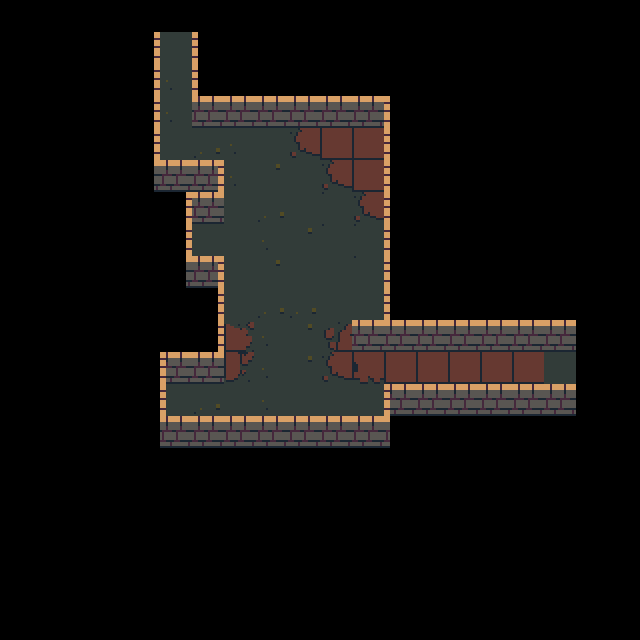

This game map was drawn from its Tiled (.tmx) file and the tilesets committed beside it. A one-line description and the full map source follow:
An orthogonal 20x20 tile map with 32x32 px tiles, 3 tile layers (death, ground, walls), 2 tilesets and 9 objects (2x connection, 2x enemy, 2x arrowSource, block, pressure, ...).

<map version="1.0" tiledversion="1.1.5" orientation="orthogonal" renderorder="right-down" width="20" height="20" tilewidth="32" tileheight="32" infinite="0" nextobjectid="73">
 <properties>
  <property name="number" value="45" />
 </properties>
 <tileset firstgid="1" source="brown.tsx" />
 <tileset firstgid="101" source="tower-tileset.tsx" />
 <layer name="death" width="20" height="20">
  <data encoding="csv">
0,0,0,0,0,0,0,0,0,0,0,0,0,0,0,0,0,0,0,0,
0,0,0,0,0,0,0,0,0,0,0,0,0,0,0,0,0,0,0,0,
0,0,0,0,0,0,0,0,0,0,0,0,0,0,0,0,0,0,0,0,
0,0,0,0,0,0,0,0,0,0,0,0,0,0,0,0,0,0,0,0,
0,0,0,0,0,0,0,0,0,0,0,0,0,0,0,0,0,0,0,0,
0,0,0,0,0,0,0,0,0,0,0,0,0,0,0,0,0,0,0,0,
0,0,0,0,0,0,0,0,0,0,0,0,0,0,0,0,0,0,0,0,
0,0,0,0,0,0,0,0,0,0,0,0,0,0,0,0,0,0,0,0,
0,0,0,0,0,0,0,0,0,0,0,0,0,0,0,0,0,0,0,0,
0,0,0,0,0,0,0,0,0,0,0,0,0,0,0,0,0,0,0,0,
0,0,0,0,0,0,0,0,0,0,0,0,0,0,0,0,0,0,0,0,
0,0,0,0,0,0,0,0,0,0,0,0,0,0,0,0,0,0,0,0,
0,0,0,0,0,0,0,0,0,0,0,0,0,0,0,0,0,0,0,0,
0,0,0,0,0,0,0,0,0,0,0,0,0,0,0,0,0,0,0,0,
0,0,0,0,0,0,0,0,0,0,0,0,0,0,0,0,0,0,0,0,
0,0,0,0,0,0,0,0,0,0,0,0,0,0,0,0,0,0,0,0,
0,0,0,0,0,0,0,0,0,0,0,0,0,0,0,0,0,0,0,0,
0,0,0,0,0,0,0,0,0,0,0,0,0,0,0,0,0,0,0,0,
0,0,0,0,0,0,0,0,0,0,0,0,0,0,0,0,0,0,0,0,
0,0,0,0,0,0,0,0,0,0,0,0,0,0,0,0,0,0,0,0
</data>
 </layer>
 <layer name="ground" width="20" height="20">
  <data encoding="csv">
0,0,0,0,0,0,0,0,0,0,0,0,0,0,0,0,0,0,0,0,
0,0,0,0,0,0,0,0,0,0,0,0,0,0,0,0,0,0,0,0,
0,0,0,0,0,28,0,0,0,0,0,0,0,0,0,0,0,0,0,0,
0,0,0,0,0,28,0,0,0,0,0,0,0,0,0,0,0,0,0,0,
0,0,0,0,0,2,27,28,2,81,72,72,0,0,0,0,0,0,0,0,
0,0,0,0,0,0,0,28,37,2,81,72,0,0,0,0,0,0,0,0,
0,0,0,0,0,0,0,2,27,2,55,81,0,0,0,0,0,0,0,0,
0,0,0,0,0,0,2,2,28,37,55,55,0,0,0,0,0,0,0,0,
0,0,0,0,0,0,0,2,37,2,2,55,0,0,0,0,0,0,0,0,
0,0,0,0,0,0,0,2,27,27,2,2,0,0,0,0,0,0,0,0,
0,0,0,0,0,0,0,63,28,37,61,0,0,0,0,0,0,0,0,0,
0,0,0,0,0,0,0,83,28,37,81,82,72,72,72,72,72,72,0,0,
0,0,0,0,0,55,27,2,28,2,2,2,0,0,0,0,0,0,0,0,
0,0,0,0,0,0,0,0,0,0,0,0,0,0,0,0,0,0,0,0,
0,0,0,0,0,0,0,0,0,0,0,0,0,0,0,0,0,0,0,0,
0,0,0,0,0,0,0,0,0,0,0,0,0,0,0,0,0,0,0,0,
0,0,0,0,0,0,0,0,0,0,0,0,0,0,0,0,0,0,0,0,
0,0,0,0,0,0,0,0,0,0,0,0,0,0,0,0,0,0,0,0,
0,0,0,0,0,0,0,0,0,0,0,0,0,0,0,0,0,0,0,0,
0,0,0,0,0,0,0,0,0,0,0,0,0,0,0,0,0,0,0,0
</data>
 </layer>
 <layer name="walls" width="20" height="20">
  <data encoding="csv">
0,0,0,0,0,0,0,0,0,0,0,0,0,0,0,0,0,0,0,0,
0,0,0,0,14,2,15,0,0,0,0,0,0,0,0,0,0,0,0,0,
0,0,0,0,14,0,15,0,0,0,0,0,0,0,0,0,0,0,0,0,
0,0,0,0,14,0,12,12,12,12,12,12,15,0,0,0,0,0,0,0,
0,0,0,0,14,0,0,0,0,0,0,0,15,0,0,0,0,0,0,0,
0,0,0,0,24,12,23,0,0,0,0,0,15,0,0,0,0,0,0,0,
0,0,0,0,0,14,12,0,0,0,0,0,15,0,0,0,0,0,0,0,
0,0,0,0,0,14,0,0,0,0,0,0,15,0,0,0,0,0,0,0,
0,0,0,0,0,24,23,0,0,0,0,0,15,0,0,0,0,0,0,0,
0,0,0,0,0,0,14,0,0,0,0,0,15,0,0,0,0,0,0,0,
0,0,0,0,0,0,14,0,0,0,0,12,12,12,12,12,12,12,0,0,
0,0,0,0,0,22,12,0,0,0,0,0,0,0,0,0,0,2,0,0,
0,0,0,0,0,15,0,0,0,0,0,0,22,12,12,12,12,12,0,0,
0,0,0,0,0,12,12,12,12,12,12,12,21,0,0,0,0,0,0,0,
0,0,0,0,0,0,0,0,0,0,0,0,0,0,0,0,0,0,0,0,
0,0,0,0,0,0,0,0,0,0,0,0,0,0,0,0,0,0,0,0,
0,0,0,0,0,0,0,0,0,0,0,0,0,0,0,0,0,0,0,0,
0,0,0,0,0,0,0,0,0,0,0,0,0,0,0,0,0,0,0,0,
0,0,0,0,0,0,0,0,0,0,0,0,0,0,0,0,0,0,0,0,
0,0,0,0,0,0,0,0,0,0,0,0,0,0,0,0,0,0,0,0
</data>
 </layer>
 <objectgroup name="objects">
  <object id="9" name="103" type="connection" x="160" y="64" width="32" height="32">
   <properties>
    <property name="dir" value="down" />
    <property name="to" value="102" />
   </properties>
  </object>
  <object id="10" name="104" type="connection" x="512" y="352" width="32" height="32">
   <properties>
    <property name="dir" value="left" />
    <property name="to" value="105" />
   </properties>
  </object>
  <object id="52" type="enemy" x="352" y="288" width="32" height="32">
   <properties>
    <property name="dir" value="left" />
   </properties>
  </object>
  <object id="67" type="block" x="288" y="160" width="32" height="32" />
  <object id="68" type="pressure" x="320" y="384" width="32" height="32">
   <properties>
    <property name="switch" value="a" />
   </properties>
  </object>
  <object id="69" type="door" x="448" y="352" width="32" height="32">
   <properties>
    <property name="isOpen" value="false" />
    <property name="switch" value="a" />
   </properties>
  </object>
  <object id="70" type="arrowSource" x="256" y="96" width="32" height="32">
   <properties>
    <property name="delay" value="3" />
    <property name="offset" value="0" />
    <property name="xdir" value="0" />
    <property name="ydir" value="-1" />
   </properties>
  </object>
  <object id="71" type="arrowSource" x="160" y="384" width="32" height="32">
   <properties>
    <property name="delay" value="1.2" />
    <property name="offset" value="0" />
    <property name="xdir" value="1" />
    <property name="ydir" value="0" />
   </properties>
  </object>
  <object id="72" type="enemy" x="192" y="224" width="32" height="32">
   <properties>
    <property name="dir" value="right" />
   </properties>
  </object>
 </objectgroup>
</map>
